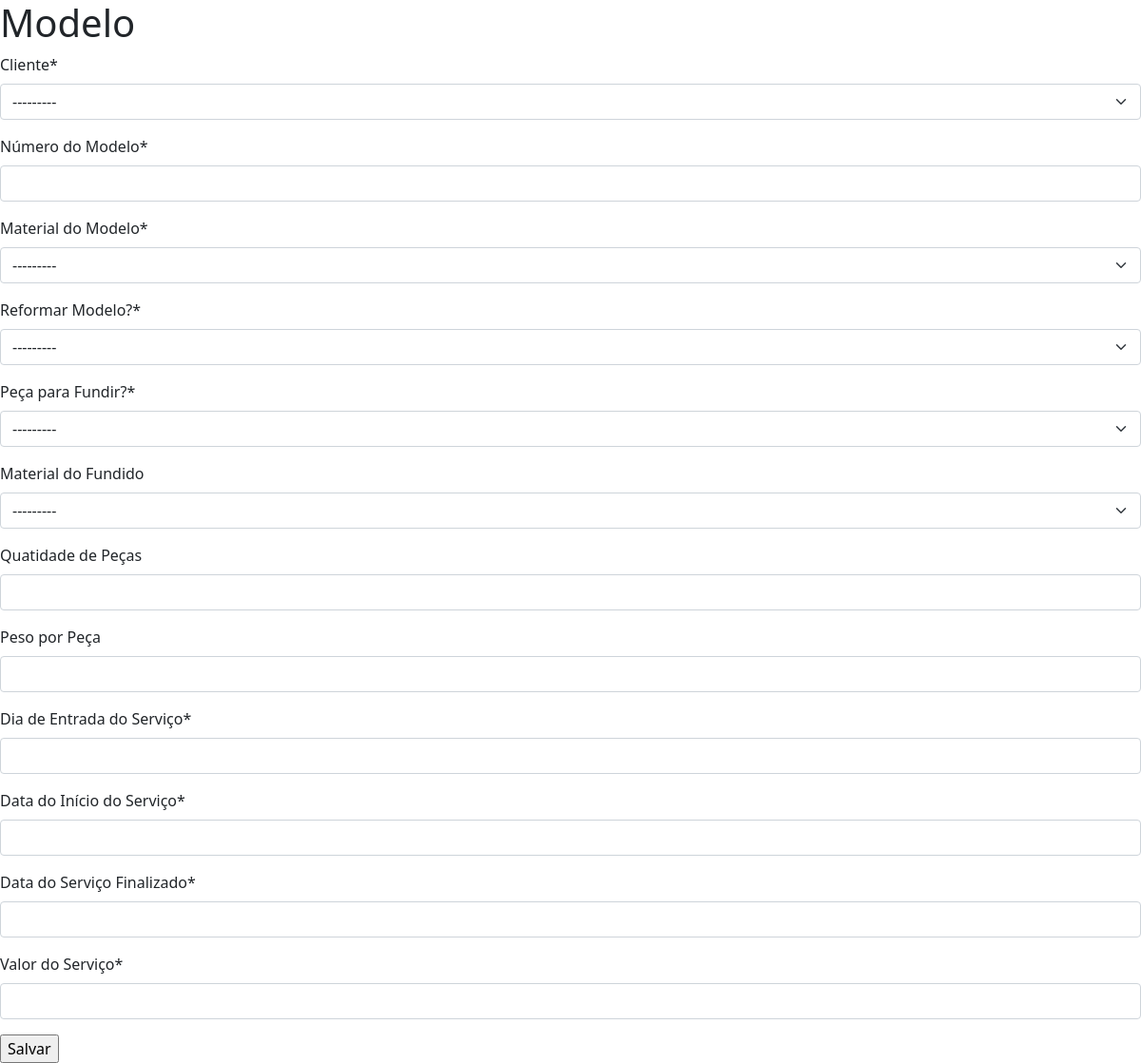
The app's page /modelo/, older data.
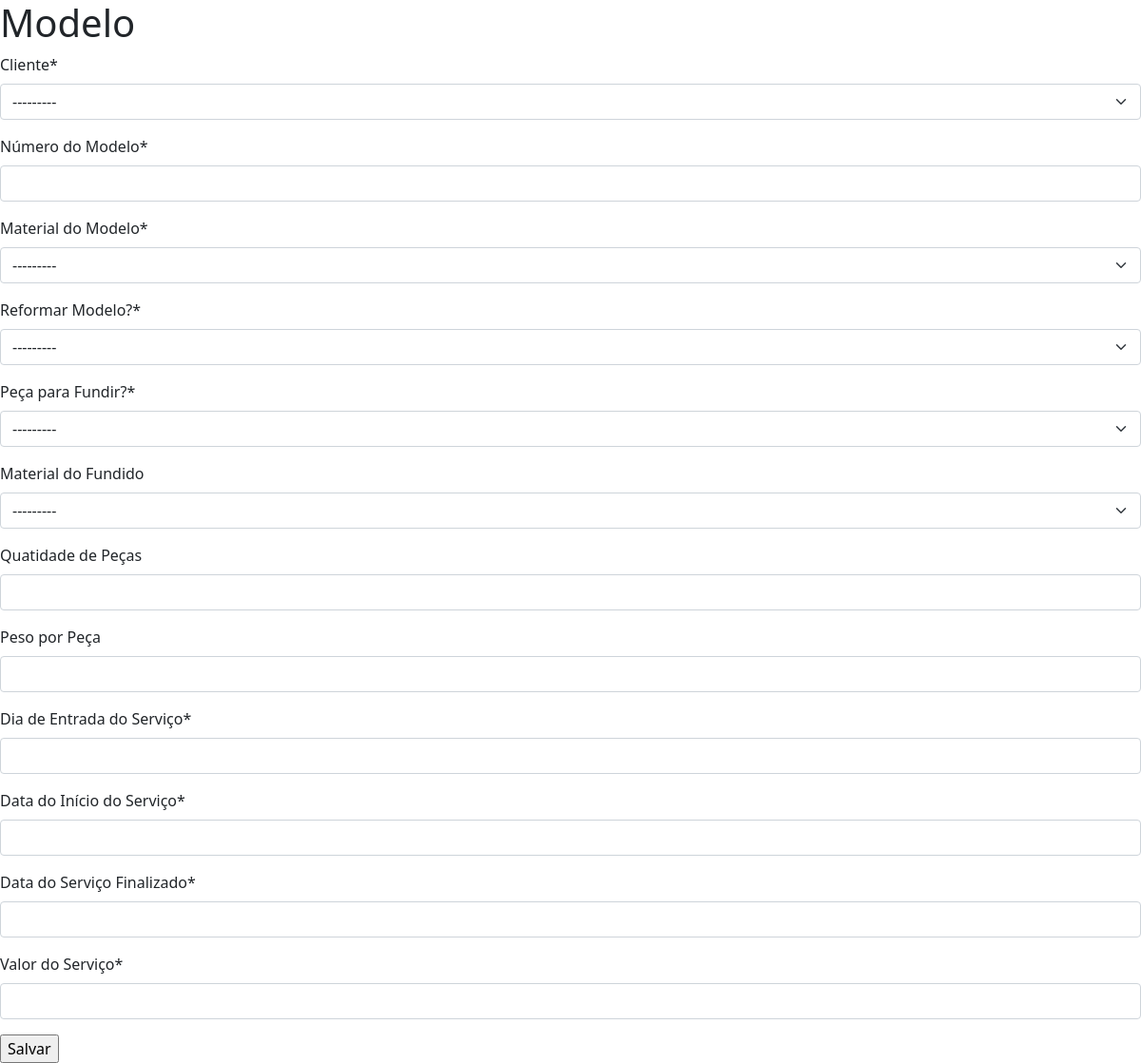
The same page, newer data.
### servicos/models.py (models this page shows)
class ClienteModels(models.Model):
    nome = models.CharField('Nome Fantasia', max_length=100)
    cnpj = models.CharField('CNPJ', max_length=14)
    email = models.EmailField('E-mail', max_length=100)
    tel = models.CharField('Telefone', max_length=11)
    cidade = models.CharField('Cidade/Estado', max_length=100)
    rua = models.CharField('Rua - Número', max_length=150)
    conta = models.CharField('Número da Conta', max_length=10, blank=True, null=True)
    def __str__(self):
        return str(self.nome)
    class Meta:
        verbose_name = 'Cliente'
        verbose_name_plural = 'Clientes'

### servicos/views.py (the view, shortened to what this page needs)
# urls.py: path('modelo/', ModeloViews),
def ModeloViews(request):
    if request.method == 'GET':
        form = ModeloForms
        context = {
            'form': form
        }
        return render(request, 'modelo.html', context=context)

### servicos/templates/modelo.html (shortened to what this page needs)
    {% load bootstrap5 %}
    {% load crispy_forms_tags %}
<!DOCTYPE html>
<html lang="pt-br">
<head>
    <link rel="stylesheet" href="https://cdn.jsdelivr.net/npm/bootstrap@5.1.3/dist/css/bootstrap.min.css">
</head>
<body>
    <div class="countainer">
        <div calss="row">
            <h1>Modelo</h1>
        </div>
        <div class="row">
            <form action="." method="post">
                {{ form|crispy }}
                <input type="submit" value="Salvar">
            </form>
        </div>
    </div>
</body>
</html>

Row changes from the older to the newer data that the page shows:
added ClienteModels: nome "---------"
Text that changed along with them:
form field nome: "---------" → (not shown)
